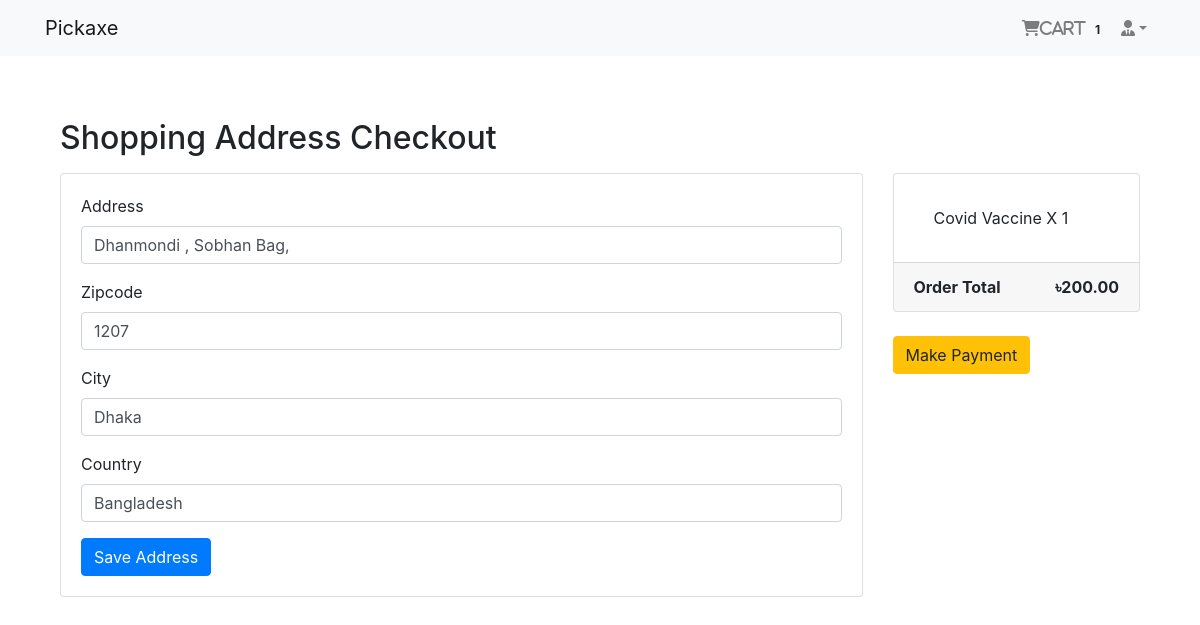
The page /payment/checkout/ (signed in) on the database as committed earlier.
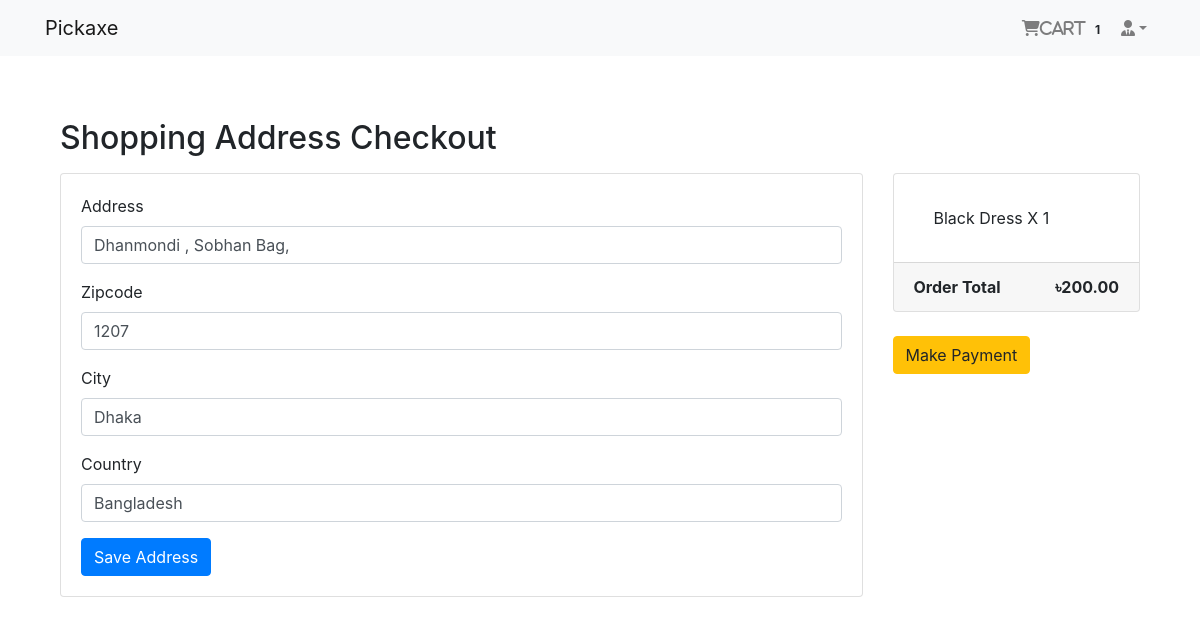
The same page on the database as committed later.
### order_app/models.py (models this page shows, shortened)
class Cart(models.Model):
    user = models.ForeignKey(settings.AUTH_USER_MODEL, on_delete=models.CASCADE, related_name='cart')
    item = models.ForeignKey(Product, on_delete=models.CASCADE)
    quantity = models.IntegerField(default=1)
    purchased = models.BooleanField(default=False)
    created = models.DateTimeField(auto_now_add=True)
    updated = models.DateTimeField(auto_now=True)
    def get_total(self):
        total = self.item.price * self.quantity
        float_total = format(total, '0.2f')
        return float_total

### shop_app/models.py (models this page shows, shortened)
class Product(models.Model):
    main_image = models.ImageField(upload_to='products/')
    name = models.CharField(max_length=264)
    category = models.ForeignKey(Category, on_delete=models.CASCADE, related_name='category')
    preview_text = models.TextField(max_length=200, verbose_name='Preview Text')
    detail_text = models.TextField(max_length=1000, verbose_name='Description')
    price = models.FloatField()
    old_price = models.FloatField(default=0.00)
    created = models.DateTimeField(auto_now_add=True)
    class Meta:
        ordering = ['-created',]

### payment_app/views.py (the view)
# urls.py: path('checkout/', views.checkout, name='checkout'),
@login_required
def checkout(request):
    saved_address = BillingAddress.objects.get_or_create(user=request.user)[0]
    form = BillingForm(instance=saved_address)
    if request.method == 'POST':
        form = BillingForm(request.POST, instance=saved_address)
        if form.is_valid():
            form.save()
            form = BillingForm(instance=saved_address)
            messages.info(request, "Your Address Saved.")
    order_qs = Order.objects.filter(user=request.user, ordered=False)
    order_items = order_qs[0].order_items.all()
    order_total = order_qs[0].get_totals()
    return render(request, 'payment_app/checkout.html',
                  context={'form': form, 'order_items': order_items, 'order_total': order_total,
                           'saved_address': saved_address})

### payment_app/forms.py
class BillingForm(forms.ModelForm):
    class Meta:
        model = BillingAddress
        fields = ['address', 'zipcode', 'city', 'country']

### order_app/models.py (called while the page is built)
    def get_totals(self):
        total = 0
        for order in self.order_items.all():
            total += float(order.get_total())
        return total

### order_app/templatetags/cart_tag.py (called while the page is built)
@register.filter
def cart_total(user):
    order = Order.objects.filter(user=user, ordered=False)
    if order.exists():
        return order[0].order_items.count()
    else:
        return 0

### payment_app/models.py (called while the page is built)
    def is_fully_filled(self):
        field_names = [f.name for f in self._meta.get_fields()]
        for field_name in field_names:
            value = getattr(self, field_name)
            if value is None or value == '':
                return False
        return True

### templates/payment_app/checkout.html (shortened to what this page needs)
{% extends 'base.html' %}
{% load crispy_forms_tags %}
{% block body_block %}
    <div class="container mt-5">
    <h2 class="mb-3">
        Shopping Address <span class="text-meted">Checkout</span>
    </h2>
    <div class="row">
        <div class="col-md-9">
            <div class="card md-5 " style="height: auto">
                <div class="card-body">
                    <form method="POST">
                        {{ form|crispy }}
                        <button type="submit" class="btn btn-primary flat-right">Save Address</button>
                    </form>
                </div>
            </div>
        </div>
        <div class="col-md-3">
            <div class="card" style="height: auto">
                <div class="card-body">
                    <ul class="list-group list-group-flush">
                        {% for order_item in order_items %}
                            <li class="list-group-item">{{ order_item.item.name }} X {{ order_item.quantity }}</li>
                        {% endfor %}
                    </ul>
                </div>
            <div class="card-footer">
                <span class="float-left"><b>Order Total</b></span>
                <span class="float-right"><b>&#2547;{{ order_total|floatformat:2 }}</b></span>
            </div>
            </div>
         <br>
    {% if saved_address.is_fully_filled %}
        <a href="{% url 'payment_app:payment' %}" class="btn btn-warning">Make Payment</a>
    {% else %}
        <div class="alert alert-info">Please full all information for make payment.</div>
    {% endif %}
        </div>
    </div>
    </div>
{% endblock %}

Rows that differ between the two databases and show on the page:
no longer on this page (row edited): Cart: item.name "Covid Vaccine", quantity "1"
added Cart: item.name "Black Dress", quantity "1"
